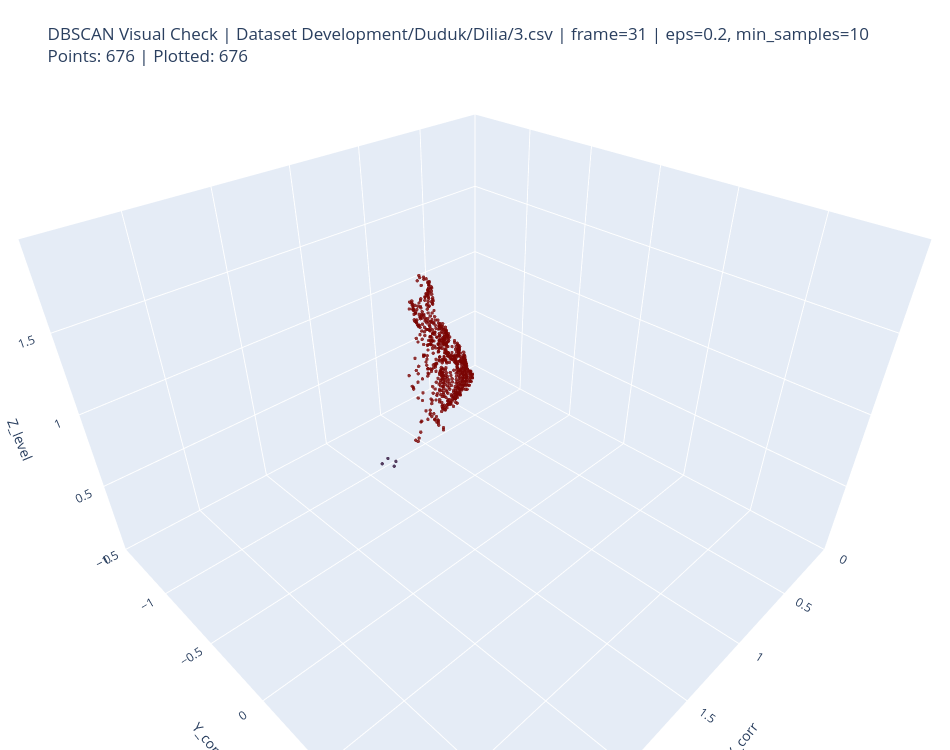

Source (notebook cell):
### Code cell
# Cell 14 - Optional visualisasi sample cluster 3D

try:
    import plotly.graph_objects as go
    PLOTLY_AVAILABLE = True
except ImportError:
    PLOTLY_AVAILABLE = False
    print("Plotly belum tersedia. Install dengan: pip install plotly")


def run_dbscan_for_visual(frame_df: pd.DataFrame, eps: float, min_samples: int):
    """
    Apply cleaning dan DBSCAN untuk visualisasi satu frame.
    Mengembalikan dataframe dengan kolom dbscan_label.
    """
    frame_clean, cleaning_metrics = clean_degenerate_points(frame_df)

    if len(frame_clean) == 0:
        frame_clean["dbscan_label"] = []
        return frame_clean, cleaning_metrics

    if len(frame_clean) < min_samples:
        frame_clean = frame_clean.copy()
        frame_clean["dbscan_label"] = -1
        return frame_clean, cleaning_metrics

    X_feat = frame_clean[DBSCAN_FEATURES].to_numpy(dtype=float)
    labels = DBSCAN(eps=eps, min_samples=min_samples).fit_predict(X_feat)

    frame_clean = frame_clean.copy()
    frame_clean["dbscan_label"] = labels

    return frame_clean, cleaning_metrics


def plot_dbscan_frame_3d(frame_labeled: pd.DataFrame, title: str, max_points=12000):
    if not PLOTLY_AVAILABLE:
        print("Plotly not available.")
        return

    if frame_labeled is None or len(frame_labeled) == 0:
        print("No data to plot.")
        return

    if len(frame_labeled) > max_points:
        plot_df = frame_labeled.sample(max_points, random_state=42)
    else:
        plot_df = frame_labeled.copy()

    labels = plot_df["dbscan_label"].astype(str)

    fig = go.Figure()

    fig.add_trace(
        go.Scatter3d(
            x=plot_df["X_corr"],
            y=plot_df["Y_corr"],
            z=plot_df["Z_level"],
            mode="markers",
            marker=dict(
                size=2,
                color=plot_df["dbscan_label"],
                colorscale="Turbo",
                opacity=0.8,
            ),
            text=labels,
            name="DBSCAN labels",
        )
    )

    fig.update_layout(
        title=f"{title}<br>Points: {len(frame_labeled):,} | Plotted: {len(plot_df):,}",
        scene=dict(
            xaxis=dict(title="X_corr", range=[ROI_X_MIN, ROI_X_MAX]),
            yaxis=dict(title="Y_corr", range=[ROI_Y_MIN, ROI_Y_MAX]),
            zaxis=dict(title="Z_level", range=[ROI_Z_MIN, ROI_Z_MAX]),
            aspectmode="manual",
            aspectratio=dict(x=1.5, y=1.5, z=1.0),
        ),
        width=950,
        height=750,
        margin=dict(l=0, r=0, b=0, t=80),
    )

    fig.show()


# ============================================================
# GANTI BAGIAN INI UNTUK CEK VISUAL
# Contoh:
# CHECK_REL_PATH = "Dataset Development/Duduk/Dilia/3.csv"
# CHECK_FRAME_ID = 31
# ============================================================

CHECK_REL_PATH = "Dataset Development/Duduk/Dilia/3.csv"
CHECK_FRAME_ID = None  # isi frame_id tertentu, atau None untuk frame pertama yang tersedia

# Gunakan parameter recommended dari best_config
VIS_EPS = best_config["eps"]
VIS_MIN_SAMPLES = best_config["min_samples"]

check_path = DBSCAN_INPUT_DIR / CHECK_REL_PATH

print("===== VISUAL CHECK CONFIG =====")
print(f"Path        : {check_path}")
print(f"Exists      : {check_path.exists()}")
print(f"Frame ID    : {CHECK_FRAME_ID}")
print(f"eps         : {VIS_EPS}")
print(f"min_samples : {VIS_MIN_SAMPLES}")

if check_path.exists():
    check_df = pd.read_csv(check_path)

    if len(check_df) == 0:
        print("Selected file is empty.")
    else:
        available_frames = sorted(check_df["frame_id"].dropna().unique().tolist())

        if CHECK_FRAME_ID is None:
            selected_frame_id = available_frames[len(available_frames) // 2]
        else:
            selected_frame_id = CHECK_FRAME_ID

        frame_df = check_df[check_df["frame_id"] == selected_frame_id].copy()

        frame_labeled, cleaning_metrics = run_dbscan_for_visual(
            frame_df=frame_df,
            eps=VIS_EPS,
            min_samples=VIS_MIN_SAMPLES,
        )

        print("Cleaning metrics:", cleaning_metrics)
        print("Frame points before:", len(frame_df))
        print("Frame points after cleaning:", len(frame_labeled))

        if "dbscan_label" in frame_labeled.columns:
            print("DBSCAN label counts:")
            display(frame_labeled["dbscan_label"].value_counts().reset_index().rename(
                columns={"index": "dbscan_label", "dbscan_label": "count"}
            ))

        plot_dbscan_frame_3d(
            frame_labeled,
            title=f"DBSCAN Visual Check | {CHECK_REL_PATH} | frame={selected_frame_id} | eps={VIS_EPS}, min_samples={VIS_MIN_SAMPLES}",
        )

### Figure 1 — Plotly figure (JSON) as saved in the notebook; plotly's stock layout.template omitted (floating-point values rounded to 4 significant figures; data arrays with more than 128 entries replaced by an {"elided": "..."} marker saying what was removed)
{"data": [{"marker": {"color": {"elided": "676 int values"}, "colorscale": [[0, "#30123b"], [0.07143, "#4145ab"], [0.1429, "#4675ed"], [0.2143, "#39a2fc"], [0.2857, "#1bcfd4"], [0.3571, "#24eca6"], [0.4286, "#61fc6c"], [0.5, "#a4fc3b"], [0.5714, "#d1e834"], [0.6429, "#f3c63a"], [0.7143, "#fe9b2d"], [0.7857, "#f36315"], [0.8571, "#d93806"], [0.9286, "#b11901"], [1, "#7a0402"]], "opacity": 0.8, "size": 2}, "mode": "markers", "name": "DBSCAN labels", "text": {"elided": "676 str values"}, "type": "scatter3d", "x": {"elided": "676 float values"}, "y": {"elided": "676 float values"}, "z": {"elided": "676 float values"}}], "layout": {"height": 750, "margin": {"b": 0, "l": 0, "r": 0, "t": 80}, "scene": {"aspectmode": "manual", "aspectratio": {"x": 1.5, "y": 1.5, "z": 1}, "xaxis": {"range": [0, 3], "title": {"text": "X_corr"}}, "yaxis": {"range": [-1.5, 1.5], "title": {"text": "Y_corr"}}, "zaxis": {"range": [0, 2], "title": {"text": "Z_level"}}}, "title": {"text": "DBSCAN Visual Check | Dataset Development/Duduk/Dilia/3.csv | frame=31 | eps=0.2, min_samples=10<br>Points: 676 | Plotted: 676"}, "width": 950}}
